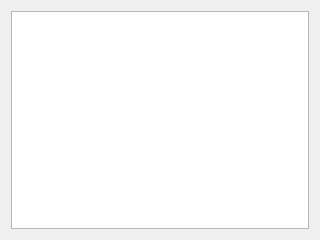
<?xml version="1.0" encoding="UTF-8"?>
<ui version="4.0">
 <class>SourcePage</class>
 <widget class="QWizardPage" name="SourcePage">
  <property name="geometry">
   <rect>
    <x>0</x>
    <y>0</y>
    <width>320</width>
    <height>240</height>
   </rect>
  </property>
  <property name="windowTitle">
   <string>WizardPage</string>
  </property>
  <property name="title">
   <string>Ringtone</string>
  </property>
  <layout class="QVBoxLayout" name="verticalLayout">
   <item>
    <widget class="QListWidget" name="sourceList"/>
   </item>
  </layout>
 </widget>
 <resources/>
 <connections/>
</ui>
